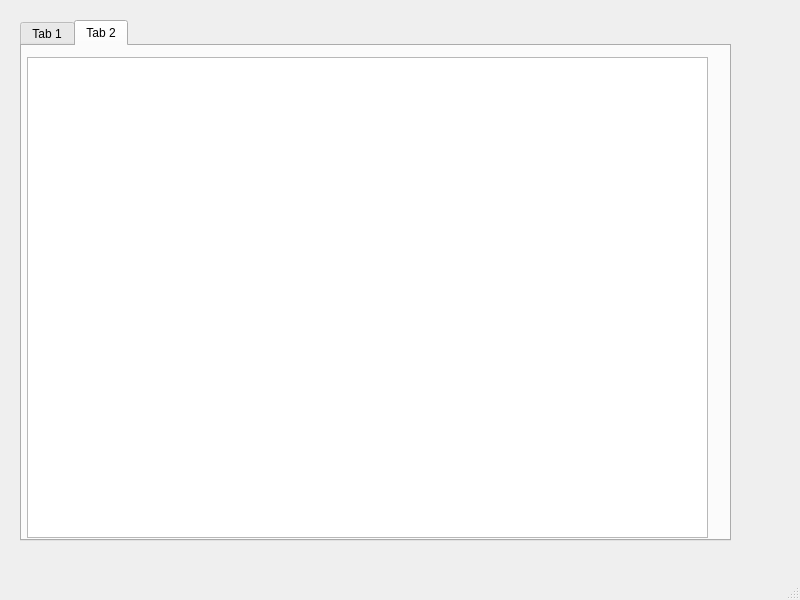
<?xml version="1.0" encoding="UTF-8"?>
<ui version="4.0">
 <class>MainWindow</class>
 <widget class="QMainWindow" name="MainWindow">
  <property name="geometry">
   <rect>
    <x>0</x>
    <y>0</y>
    <width>800</width>
    <height>600</height>
   </rect>
  </property>
  <property name="windowTitle">
   <string>MainWindow</string>
  </property>
  <widget class="QWidget" name="centralwidget">
   <widget class="QTabWidget" name="tabWidget">
    <property name="geometry">
     <rect>
      <x>20</x>
      <y>20</y>
      <width>711</width>
      <height>521</height>
     </rect>
    </property>
    <property name="currentIndex">
     <number>1</number>
    </property>
    <widget class="QWidget" name="ButtonTabClient">
     <attribute name="title">
      <string>Tab 1</string>
     </attribute>
     <widget class="QTableView" name="TablClient">
      <property name="geometry">
       <rect>
        <x>5</x>
        <y>11</y>
        <width>681</width>
        <height>481</height>
       </rect>
      </property>
     </widget>
    </widget>
    <widget class="QWidget" name="tab_2">
     <attribute name="title">
      <string>Tab 2</string>
     </attribute>
     <widget class="QTableView" name="TablHistoryClient">
      <property name="geometry">
       <rect>
        <x>5</x>
        <y>11</y>
        <width>681</width>
        <height>481</height>
       </rect>
      </property>
     </widget>
    </widget>
   </widget>
  </widget>
  <widget class="QMenuBar" name="menubar">
   <property name="geometry">
    <rect>
     <x>0</x>
     <y>0</y>
     <width>800</width>
     <height>21</height>
    </rect>
   </property>
  </widget>
  <widget class="QStatusBar" name="statusbar"/>
 </widget>
 <resources/>
 <connections/>
</ui>
